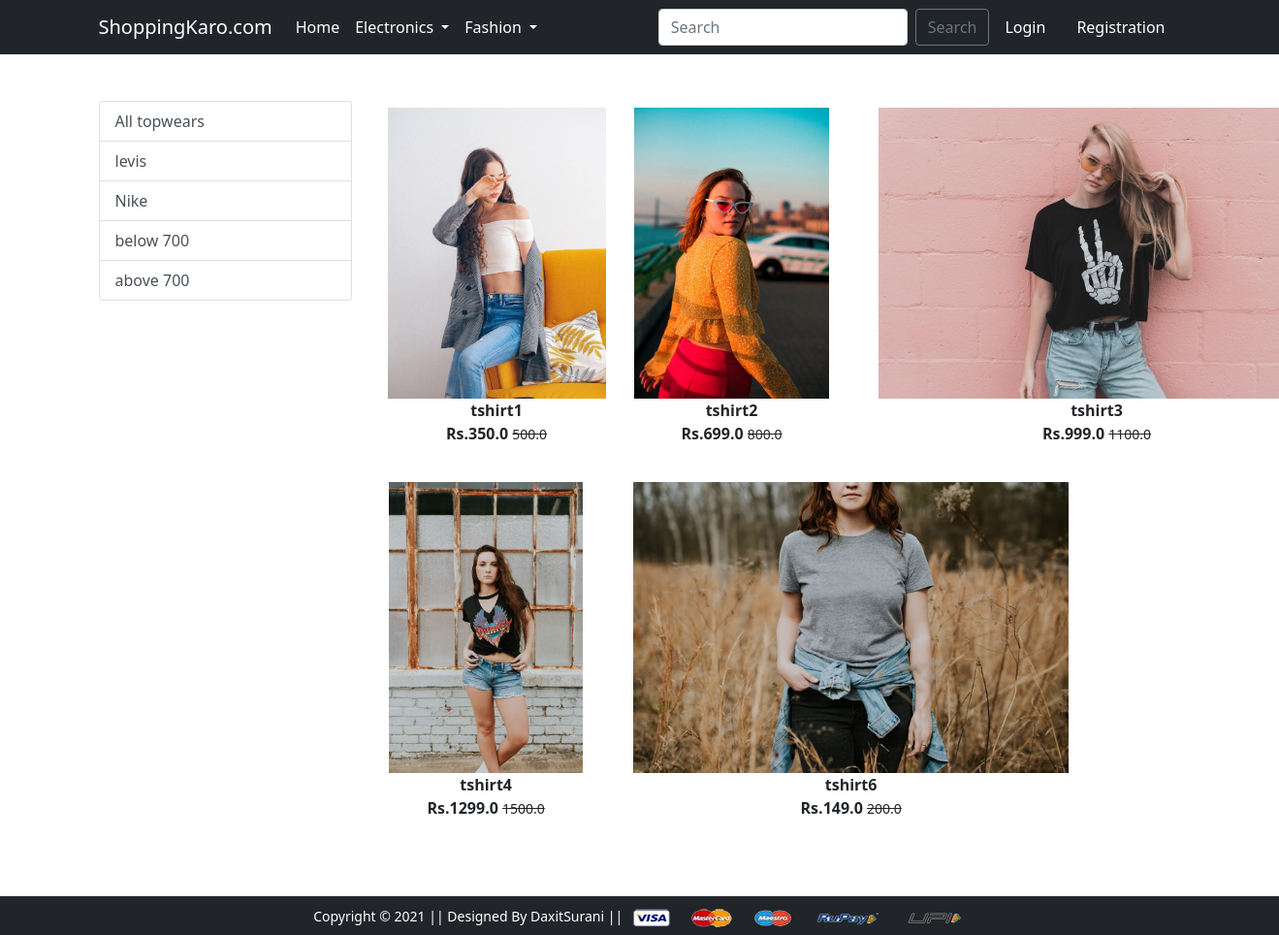
Screenshot of /topwear/ with the database file from the repository.
### app/models.py (models this page shows, shortened)
class Product(models.Model):
    title=models.CharField(max_length=100)
    selling_price=models.FloatField()
    discount_price=models.FloatField()
    description=models.TextField()
    brand=models.CharField(max_length=100)
    category=models.CharField(choices=CATEGORY_CHOICE,max_length=2)
    product_img=models.ImageField(upload_to="productimg")

### app/views.py (the view)
# urls.py: path('topwear/', views.topwear, name='topwear'),
def topwear(request,data=None):
    totalitem=0
    if request.user.is_authenticated:
        totalitem=len(Cart.objects.filter(user=request.user))
    if data==None:
        topwear=Product.objects.filter(category='TW')
    elif data == 'levis' or data == 'Nike':
        topwear=Product.objects.filter(category='TW').filter(brand=data)
    elif data=='below':
        topwear=Product.objects.filter(category='TW').filter(discount_price__lt=1000)
    elif data=='above':
        topwear=Product.objects.filter(category='TW').filter(discount_price__gt=1000)
    return render(request, 'app/topwear.html',{'topwear':topwear,'totalitem':totalitem})

### app/templates/app/topwear.html (shortened to what this page needs)
{% extends 'app/base.html' %}
{% load static %}
{% block main-content %}
<div class="container my-5">
    <div class="row">
        <div class="col-sm-3">
            <div class="list-group">
                <a href="{% url 'topwear'%}" class="list-group-item list-group-item-action" aria-current="true">All
                    topwears</a>
                <a href="{% url 'topweardata' 'levis' %}" class="list-group-item list-group-item-action"
                    aria-current="true">levis</a>
                <a href="{% url 'topweardata' 'Nike' %}" class="list-group-item list-group-item-action">Nike</a>
                <a href="{% url 'topweardata' 'below' %}" class="list-group-item list-group-item-action">below 700</a>
                <a href="{% url 'topweardata' 'above' %}" class="list-group-item list-group-item-action">above 700</a>
            </div>
        </div>
        <div class="col-sm-8">
            <div class="row">
                {% for product in topwear %}
                <div class="col-sm-4 text-center mb-4">
                    <a href="{% url 'product-detail' product.id %}" class="btn">
                        <div class="item">
                            <img src="{{product.product_img.url}}" alt="" height="300" class="">
                            <div class="fw-bold">{{product.title}}</div>
                            <div class="fw-bold">Rs.{{product.discount_price}}
                                    <small class="fw-light text-decoration-line-through">{{product.selling_price}}</small>
                            </div>
                        </div>
                    </a>
                    </div>
                    {% endfor %}
                </div>
                </div>
            </div>
        </div>
        {% endblock main-content %}

### rows the page displays
Product: product_img (picture), title "tshirt1", discount_price "350.0", selling_price "500.0"
Product: product_img (picture), title "tshirt2", discount_price "699.0", selling_price "800.0"
Product: product_img (picture), title "tshirt3", discount_price "999.0", selling_price "1100.0"
Product: product_img (picture), title "tshirt4", discount_price "1299.0", selling_price "1500.0"
Product: product_img (picture), title "tshirt6", discount_price "149.0", selling_price "200.0"
